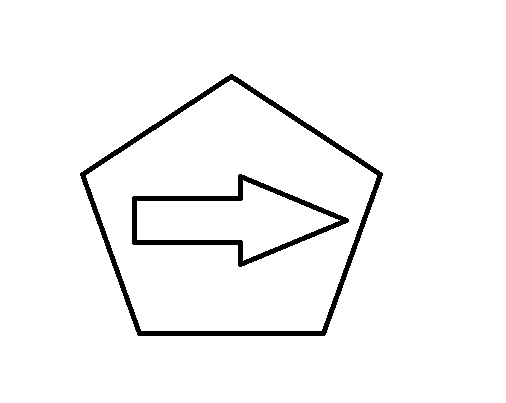
#> input picture Faculdade/Processamento de Imagens/Manipular Imagens/trab1/retangulo.png, 506 x 403 px
$ python main.py
#> lines starting #> are read from the running program, lines starting #| are printed output that depends on the picture; after the words box and inside, x2 and y2 are one past the last pixel; in counts of white or black regions, pixels touching at a corner belong together
import cv2
import numpy as np

def espelhaMatriz(matriz):
    vetInvertido2 = []
    for i in range(len(matriz)):
        linha = []
        for j in range(len(matriz[i])):
            elemento_espelhado = matriz[i][len(matriz[i])-j-1]
            linha.append(elemento_espelhado)
        vetInvertido2.append(linha)
    return vetInvertido2

img = cv2.imread('retangulo.png')
#> img is the input picture: shape (403, 506, 3); 96.6% white; 2 black regions, box (x1, y1, x2, y2) and area: (80, 74, 383, 336) 4392, (132, 174, 349, 267) 2621
imgArray = np.array(img)
novaImagem = np.array(espelhaMatriz(imgArray))
#> after the loop in espelhaMatriz, `for i in range(len(matriz)):`: vetInvertido2 = 403 items
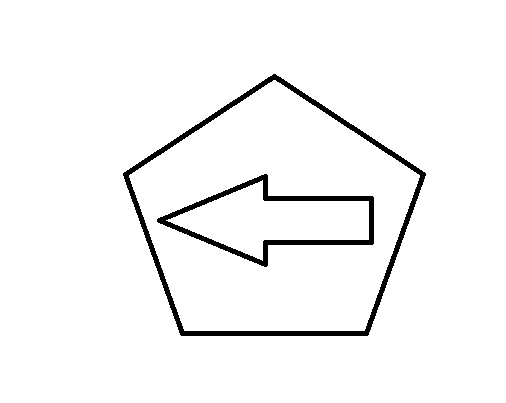
#> novaImagem: shape (403, 506, 3); 96.6% white; 2 black regions, box (x1, y1, x2, y2) and area: (123, 74, 426, 336) 4392, (157, 174, 374, 267) 2621
cv2.imwrite('imagemEspelhada.png', novaImagem)


def matrizDireita(matriz):
    linhas = len(matriz)
    colunas = len(matriz[0])

    matrizDireita = []
    for i in range(colunas):
        linha = []
        for j in range(linhas):
            linha.append(0)
        matrizDireita.append(linha)

    for i in range(linhas):
        for j in range(colunas):
            matrizDireita[j][linhas-i-1] = matriz[i][j]

    return matrizDireita

def matrizEsquerda(matriz):
    linhas = len(matriz)
    colunas = len(matriz[0])

    matrizEsquerda = []
    for i in range(colunas):
        linha = []
        for j in range(linhas):
            linha.append(0)
        matrizEsquerda.append(linha)

    for i in range(linhas):
        for j in range(colunas):
            matrizEsquerda[colunas-j-1][i] = matriz[i][j]

    return matrizEsquerda

img = cv2.imread("retangulo.png")
imgArray = np.array(img)
novaImagem = np.array(matrizDireita(imgArray))
#> in matrizDireita, `linhas = len(matriz)`: linhas = 403
#> in matrizDireita, `colunas = len(matriz[0])`: colunas = 506
#> after the loop in matrizDireita, `for i in range(linhas):`: matrizDireita = 506 items
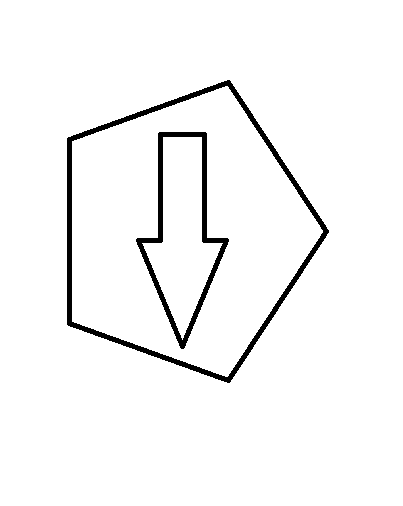
#> novaImagem: shape (506, 403, 3); 96.6% white; 2 black regions, box (x1, y1, x2, y2) and area: (67, 80, 329, 383) 4392, (136, 132, 229, 349) 2621
cv2.imwrite("retanguloDireita.png", novaImagem)

img = cv2.imread("retangulo.png")
imgArray = np.array(img)
novaImagem = np.array(matrizEsquerda(imgArray))
#> in matrizEsquerda, `linhas = len(matriz)`: linhas = 403
#> in matrizEsquerda, `colunas = len(matriz[0])`: colunas = 506
#> after the loop in matrizEsquerda, `for i in range(linhas):`: matrizEsquerda = 506 items
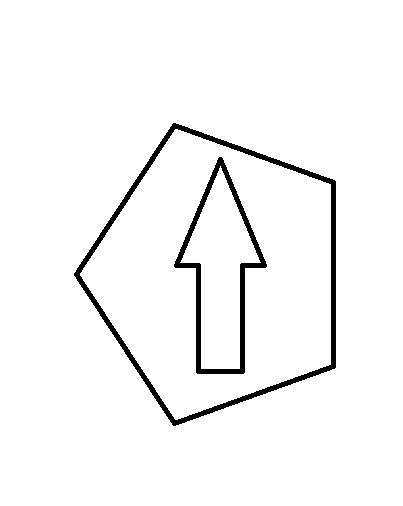
#> novaImagem: shape (506, 403, 3); 96.6% white; 2 black regions, box (x1, y1, x2, y2) and area: (74, 123, 336, 426) 4392, (174, 157, 267, 374) 2621
cv2.imwrite("retanguloEsquerda.png", novaImagem)
